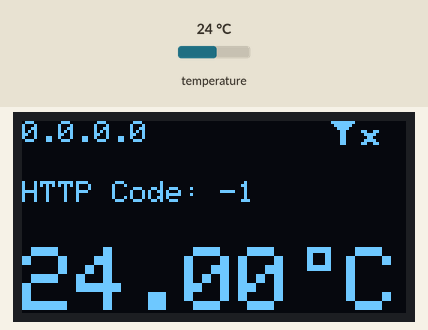
A sketch run on a simulated ESP32. On the bench: 128×64 one-colour display. The test bench sets the inputs (shaded band); at power-on: temperature 24 °C. WiFi joins after 1.5 s; servers stay silent unless stated; uploads are accepted with an empty reply; what the sketch prints to the serial monitor is not drawn.

Above: at 1.6 s.
1.7 s: temperature set to 12 °C
At 9.8 s:
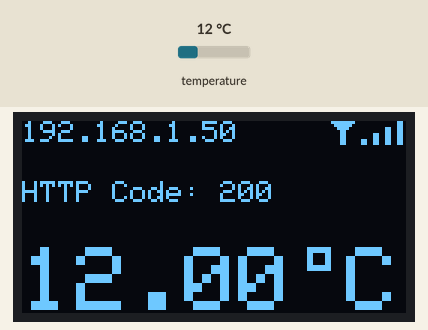
10.2 s: temperature set to 19 °C
At 15.3 s:
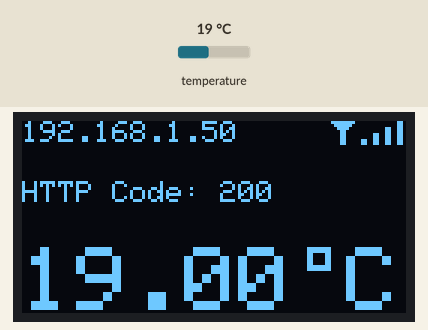
18.0 s: temperature set to 28 °C
At 22.1 s:
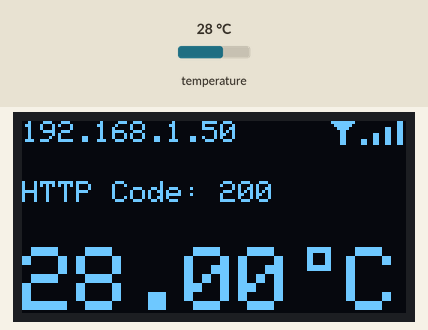
Timing chart, 0 to 23.6 s (numbered marks = the images above; inputs shaded):
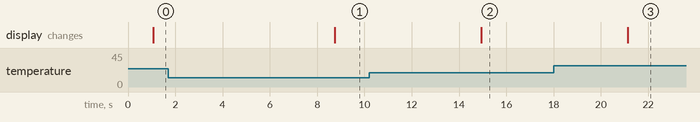

Measured:
- after the input at 1.7 s, the display: changes after 7.1 s (image 1)
- after the input at 10.2 s, the display: changes after 4.7 s (image 2)
- after the input at 18.0 s, the display: changes after 3.1 s (image 3)

The sketch:

HTTP_Client.ino
```cpp
#include <Arduino.h>
#include <WiFi.h>
#include <WiFiMulti.h>
#include <HTTPClient.h>
#include <WiFiClient.h>
#include <DHT.h>
#include <OneWire.h>
#include <DallasTemperature.h>
#include<Wire.h>
#include <Adafruit_GFX.h>
#include <Adafruit_SSD1306.h>
Adafruit_SSD1306 display(128, 64, &Wire, 4);

String mainURL =  "http://nasirkhn.com/sensor/api.php";
char wifi_name[] = "The Tiny Bear";
char password[] = "bolajabena";
float p_temp, d_temp, humidity;
static const unsigned char PROGMEM degree[] = {0xff, 0xff, 0xc3, 0xc3, 0xc3, 0xc3, 0xff, 0xff};
static const unsigned char PROGMEM network[] = {0xff, 0x7e, 0x3c, 0x18, 0x18, 0x18, 0x18, 0x18};
static const unsigned char PROGMEM bad[] = {0x00, 0x00, 0x00, 0x00, 0x00, 0x00, 0xc0, 0xc0};
static const unsigned char PROGMEM medium[] = {0x00, 0x00, 0x00, 0x00, 0xc0, 0xc0, 0xc0, 0xc0};
static const unsigned char PROGMEM good[] = {0x00, 0x00, 0xc0, 0xc0, 0xc0, 0xc0, 0xc0, 0xc0};
static const unsigned char PROGMEM excelent[] = {0xc0, 0xc0, 0xc0, 0xc0, 0xc0, 0xc0, 0xc0, 0xc0};
static const unsigned char PROGMEM no_signal[] = {0x00, 0x00, 0x00, 0xcc, 0x78, 0x30, 0x78, 0xcc};

WiFiMulti wifiMulti;
OneWire oneWire(15);
DallasTemperature probe(&oneWire);
DHT dht(5, DHT11);
WiFiClient client; HTTPClient http;

void setup() {
  Serial.begin(115200);
  display.begin(SSD1306_SWITCHCAPVCC, 0x3C);
  wifiMulti.addAP(wifi_name, password);
  probe.begin();
  dht.begin();
  display.clearDisplay();
  display.display();
  display.setTextSize(3);
  display.setTextColor(WHITE);
}

void loop() {
  probe_temp_update(); disp_update();
  Serial.println(WiFi.localIP());
  if ((wifiMulti.run() == WL_CONNECTED)) {
    http.begin(client, mainURL + "?temp=" + String(p_temp)); //HTTP
    int httpCode = http.GET();
    if (httpCode > 0) {
      Serial.printf("[HTTP] GET... code: %d\n", httpCode);
      if (httpCode == HTTP_CODE_OK) {
        String payload = http.getString();
        Serial.println(payload);
      }
    }
    else {
      Serial.printf("[HTTP] GET... failed, error: %s\n", http.errorToString(httpCode).c_str());
    }
    http.end();
  }
  else Serial.println("Wifi not connected");
  delay(5000);
}
```

display.ino
```cpp
void text(String t, int x, int y) {
  display.setCursor(x, y);
  display.print(t);
}

void signal_strength() {
  int x = WiFi.RSSI();
  display.setTextSize(1);
  display.setCursor(0, 0);
  display.print(WiFi.localIP());
  text("HTTP Code: " + String(http.GET()), 0, 20);
  display.drawBitmap(103, 0, network, 8, 8, SSD1306_WHITE);
  if (x == 0 || x > 100) display.drawBitmap(113, 0, no_signal, 8, 8, SSD1306_WHITE);
  else {
    if (x < 100) display.drawBitmap(113, 0, bad, 8, 8, SSD1306_WHITE);
    if (x < 50) display.drawBitmap(117, 0, medium, 8, 8, SSD1306_WHITE);
    if (x < 40) display.drawBitmap(121, 0, good, 8, 8, SSD1306_WHITE);
    if (x < 30) display.drawBitmap(125, 0, excelent, 8, 8, SSD1306_WHITE);
  }

}

void disp_update() {
  display.clearDisplay();
  signal_strength();
  display.setTextSize(3);
  text(String(p_temp) + " " +  + "C", 0, 42);
  display.drawBitmap(95, 42, degree, 8, 8, SSD1306_WHITE);
  display.display();
}
```

temp_update.ino
```cpp
void temp_update() {
  humidity = dht.readHumidity();
  d_temp = dht.readTemperature();
}

void probe_temp_update() {
  probe.requestTemperatures();
  p_temp = probe.getTempCByIndex(0);
}
```
